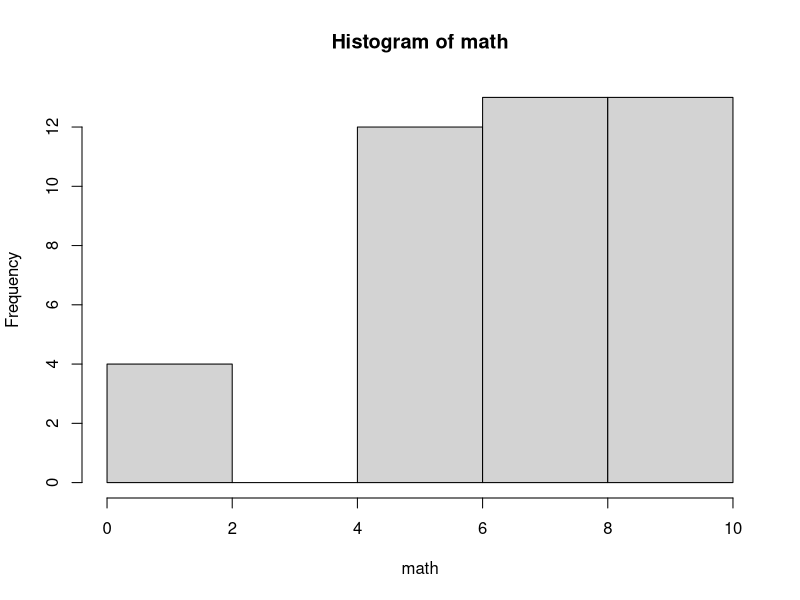
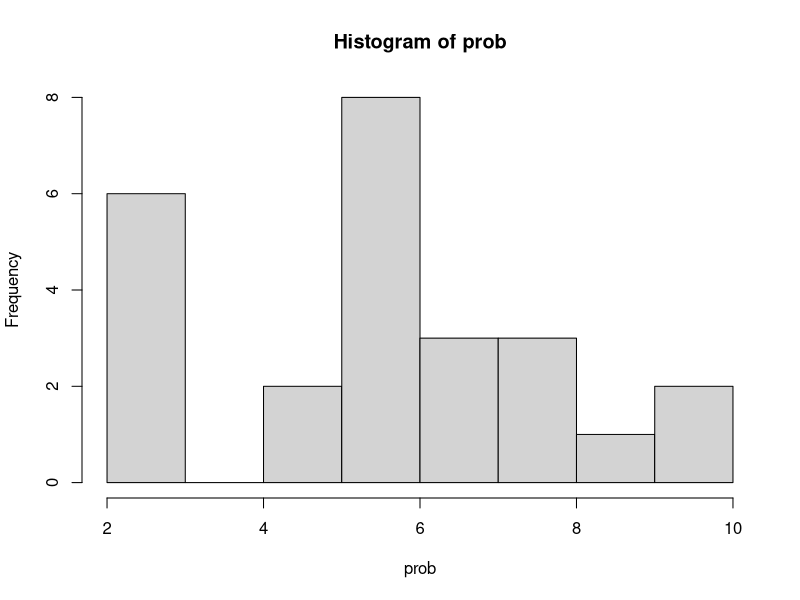

The R source for these figures, in order:
data <- read.csv("survey_data_2019.txt" , header=TRUE , sep='\t')
data <- data[complete.cases(data[,c("math","prob")]),]
# We are going to use the variable X1bar - X2bar (x1bar avg value of males , x2bar avg value of females)
math <- data[data$sex == 'M',]$math
prob <- data[data$sex == 'F',]$prob

#Examining the data
hist(math)
hist(prob)
#No outliers and the distr looks normal enough

#Calculating sample size
nrow(data) -> N

#Calculating the sdeviastions of each data
sd(math) -> s1
sd(prob) -> s2

#sample sd
s <- s1/sqrt(N) + s2/sqrt(N)

mean(math) -> m1
mean(prob) -> m2
#Null hypothesis is avg(males) == avg(females)
#Alternative hypothesis is avg(males) > avg(females)

#estimated value
m <- m1-m2
#hypothesized value
h <- 0
# Statistic  t test
t <-  ( m - 0 ) / s
# P - value ( with t test using Student t probabiliy function )
# and one sided significane test ( so input value is t)
pval <- pt(df= N , -abs(t))
#pval is 1.311082e-07 os the null hypothesis is rejected
